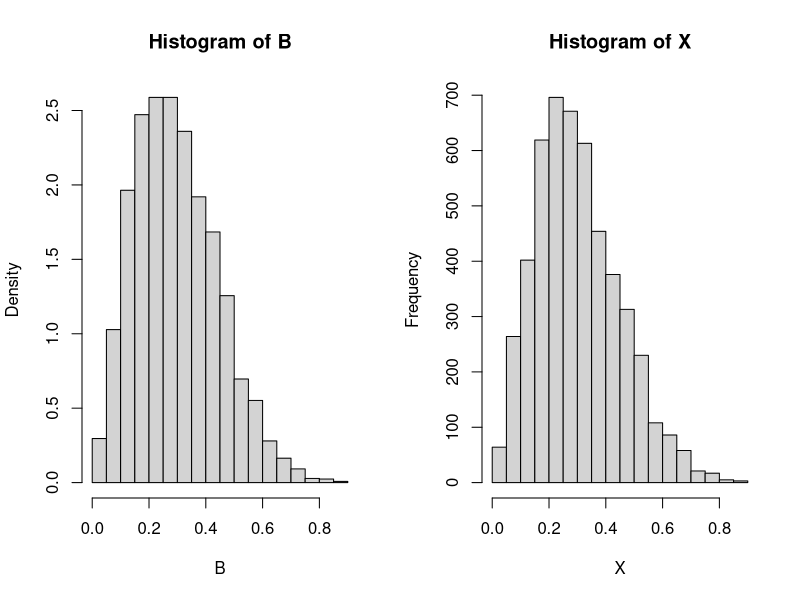
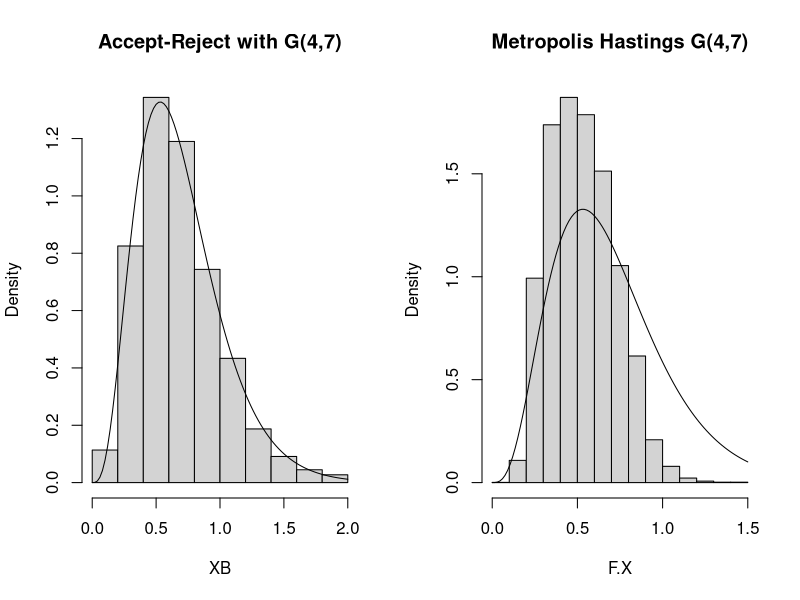
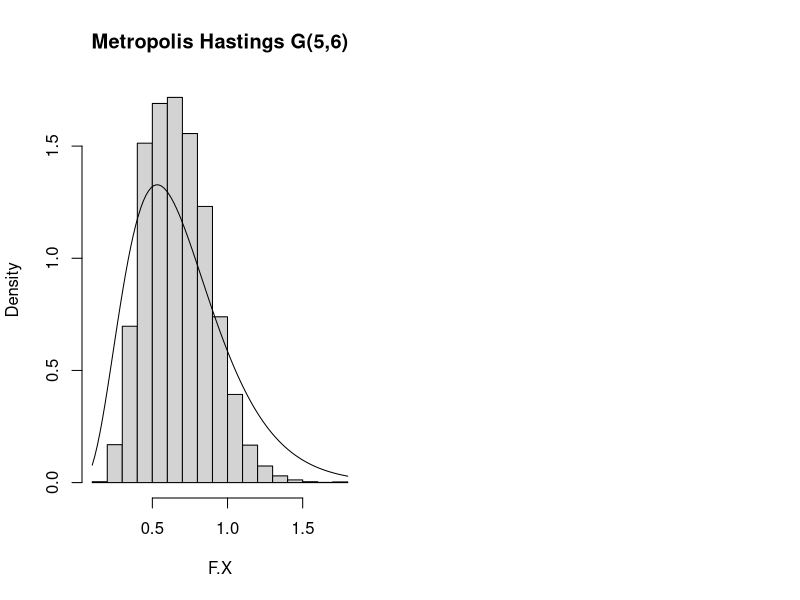

Reproduce these figures in R, in order.
## ---- chunk 1
Sys.setenv(HTTP_PROXY = "c1proxy.frb.org:8080")
Sys.setenv(HTTPS_PROXY = "c1proxy.frb.org:8080")
Sys.setenv(SPARK_HOME = "/usr/hdp/current/spark2-client")
Sys.setenv(SPARK_CONF_DIR= "/usr/hdp/current/spark2-client/conf/")

library(knitr)
library(rmarkdown)
library(expm)
library(rmutil)
#library(matlib)

knitr::opts_chunk$set(echo = TRUE)
## ---- chunk 2
# Initial Values
  a <- 2.7
  b <- 6.3
  Nsim <- 5000
  y1 <- 1:Nsim   # for plots
  AccRate <- 1
# Get the True Beta(2.7,6.3) distribution for comparisson
  B <- rbeta(Nsim,2.7,6.3)
  
# Initialize the chain (X CANDIDATES FROM A UNIFORM DISTRIBUTION)
   X <- rep(runif(1),Nsim)  
   
# Run the Chain
   for (i in 2:Nsim){
     Y <- rbeta(1,1,1)  # Canidate values of X[i+1]
      # NOTE: Only need one value from this distribution since it is just the candidate
     rho <- dbeta(Y,a,b)/dbeta(X[i-1],a,b)
      # Note for the same distribution you don't need the q()
    # If runif(1)<rho then X[i]=X[i-1] if not it is Y
     X[i] <- X[i-1] + (Y-X[i-1])*(runif(1)<rho)
      # Still use the runif for the acceptance criteria 
  # Acceptance Rate 
     AccRate[i] <- (runif(1)<rho)
   }

## Plot the iterations 
  # plot(y1,X,type="S", xlim=c(100,300))   
  
## Plot Beta
  par(mfrow = c(1,2))
  hist(B, freq=FALSE)
  hist(X)
  
  
## Acceptance Rate
  (sum(as.numeric(AccRate)))/(Nsim-1)

## Create A function for this process which allows us to vary the Beta Distribution
  # Variance Function
   variance.beta <- function(betaa,betab){
      var <- (betaa*betab)/(((betaa+betab)^2)*(betaa+betab+1))
     print(c("variance is",var))
   }
  # Metropolis Hastings function 
      MHMC.AccRate.Beta <- function(simulations,betaa,betab){
      variance.beta(betaa,betab)  
        F.Nsim <- simulations
      F.AccRate <- 1
      F.X <- rep(runif(1),F.Nsim)  
      for (i in 2:F.Nsim){
         F.Y <- rbeta(1,betaa,betab)  
        # (g(candidate)*q(X[i-1]))/(g(x[i-1])*q(candidate)
         F.rho <- (dbeta(F.Y,a,b)*dbeta(F.X[i-1],betaa,betab))/
                  (dbeta(F.X[i-1],a,b)/dbeta(F.Y,betaa,betab))
        F.X[i] <- F.X[i-1] + (F.Y-F.X[i-1])*(runif(1)<F.rho)
         F.AccRate[i] <- (runif(1)<F.rho)
      }
      print(c("Acc. Rate = ",(sum(as.numeric(F.AccRate)))/(F.Nsim-1)))
    }
 
MHMC.AccRate.Beta(Nsim,1,1) 
MHMC.AccRate.Beta(Nsim,2,2) 
MHMC.AccRate.Beta(Nsim,2.7,6.3) 
MHMC.AccRate.Beta(Nsim,3,6) 
MHMC.AccRate.Beta(Nsim,8,2)
MHMC.AccRate.Beta(Nsim,10,10)
MHMC.AccRate.Beta(Nsim,10,50)
MHMC.AccRate.Beta(Nsim,50,50)
## ---- chunk 3
# Initial Values
  a <- 2.7
  b <- 6.3
  Nsim <- 5000
  y1 <- 1:Nsim   # for plots
  AccRate <- 1
# Get the True Beta(2.7,6.3) distribution for comparisson
  B <- rbeta(Nsim,2.7,6.3)
  
# Adapt the function from (a) to sample from a beta(2,6) with truncation from c to d
 MHMC.AccRate.Beta.Trunc <- function(simulations,betaa,betab,f.c,f.d){
      F.Nsim <- simulations
      F.AccRate <- 1
      F.X <- rep(runif(1),F.Nsim)  
      for (i in 2:F.Nsim){
         F.Y <- rbeta(1,betaa,betab)  
        # (g(candidate)*q(X[i-1]))/(g(x[i-1])*q(candidate)
         F.rho <- (dbeta(F.Y,a,b)*dbeta(F.X[i-1],betaa,betab))/
                  (dbeta(F.X[i-1],a,b)/dbeta(F.Y,betaa,betab))
        # Mutliply by the T/F statement that F.Y is in the bounds
        F.X[i] <- F.X[i-1] + (F.Y-F.X[i-1])*(runif(1)<F.rho)*(F.Y<=f.d)*(F.Y>=f.c)
         F.AccRate[i] <- (runif(1)<F.rho)*(F.Y<=f.d)*(F.Y>=f.c)
      }
      print(c("Acc. Rate = ",(sum(as.numeric(F.AccRate)))/(F.Nsim-1)))
 }
# Adapt the function from (a) to sample from a uniform from c,d
 MHMC.AccRate.Unif.Trunc <- function(simulations,betaa,betab,f.c,f.d){
      F.Nsim <- simulations
      F.AccRate <- 1
      F.X <- rep(runif(1),F.Nsim)  
      for (i in 2:F.Nsim){
         F.Y <- runif(1,f.c,f.d)  
        # (g(candidate)*q(X[i-1]))/(g(x[i-1])*q(candidate)
         F.rho <- (dbeta(F.Y,a,b)*dunif(F.X[i-1]))/
                  (dbeta(F.X[i-1],a,b)/dunif(F.Y))
        # Mutliply by the T/F statement that F.Y is in the bounds
        F.X[i] <- F.X[i-1] + (F.Y-F.X[i-1])*(runif(1)<F.rho)*(F.Y<=f.d)*(F.Y>=f.c)
         F.AccRate[i] <- (runif(1)<F.rho)*(F.Y<=f.d)*(F.Y>=f.c)
      }
      print(c("Acc. Rate = ",(sum(as.numeric(F.AccRate)))/(F.Nsim-1)))
 }
  
## (c,d)=(0.1,0.9)  
    system.time(MHMC.AccRate.Beta.Trunc(10000,2,6,0.1,0.9))
    system.time(MHMC.AccRate.Unif.Trunc(10000,2,6,0.1,0.9))
## (c,d)=(0.25,0.75)  
    system.time(MHMC.AccRate.Beta.Trunc(10000,2,6,0.25,0.75))
    system.time(MHMC.AccRate.Unif.Trunc(10000,2,6,0.25,0.75))

## ---- chunk 4
# Initial Values
Nsim <- 10000
n <- 4.3
b <- 6.2

# Set the max    
  M <-  optimise(f=function(x){dgamma(x,4,7)},interval=c(0,1),maximum=T)$objective

# Set the function
   fx <- function(x){
     dgamma(x,n,b)
   } 
# Generate x candidates over the range under condiseration
  Xcand <- runif(Nsim,min=0,max=2)
# Generate y candidates up to M
  Ycand <- runif(Nsim, min=0, max=M)
# Keep the x candidates for which the Y candidates are viable solutions
  XB <- Xcand[Ycand < fx(Xcand)]
# Acceptance Rate & Mean 
   print(paste0("Acc. Rate = ",(length(XB)/Nsim)))
    print(paste0("Mean = ",mean(XB)))
  
hist(XB,freq=FALSE, main="Accept-Reject with G(4,7)")
curve(dgamma(x,4.3,6.2),add=T)
  
## ---- chunk 5
# Initial Values
  n <- 4.3
  b <- 6.2
  Nsim <- 5000
  AccRate <- 1

MHMC.AccRate.Gamma <- function(simulations,gammaa,gammab){
      F.Nsim <- simulations
      F.AccRate <- 1
      F.X <- rep(runif(1),F.Nsim)  
      for (i in 2:F.Nsim){
         F.Y <- rgamma(1,gammaa,gammab)  
        # (g(candidate)*q(X[i-1]))/(g(x[i-1])*q(candidate)
         F.rho <- (dgamma(F.Y,n,b)*dgamma(F.X[i-1],gammaa,gammab))/
                  (dgamma(F.X[i-1],n,b)/dgamma(F.Y,gammaa,gammab))
        # Mutliply by the T/F statement that F.Y is in the bounds
        F.X[i] <- F.X[i-1] + (F.Y-F.X[i-1])*(runif(1)<F.rho)
         F.AccRate[i] <- (runif(1)<F.rho)
      }
      hist(F.X, freq=FALSE, main=paste0("Metropolis Hastings G(",gammaa,",",gammab,")"))
      curve(dgamma(x,n,b),add=T)
      print(paste0("Acc. Rate = ",(sum(as.numeric(F.AccRate)))/(F.Nsim-1)))
      print(paste0("Mean = ",mean(F.X)))
}
MHMC.AccRate.Gamma(10000,4,7)

## ---- chunk 6
MHMC.AccRate.Gamma(10000,5,6)
